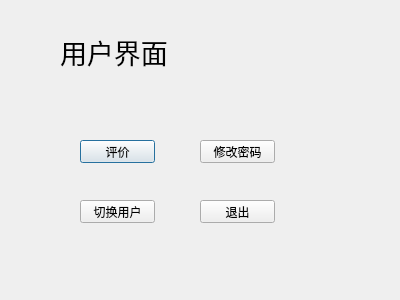
<?xml version="1.0" encoding="UTF-8"?>
<ui version="4.0">
 <class>user</class>
 <widget class="QDialog" name="user">
  <property name="geometry">
   <rect>
    <x>0</x>
    <y>0</y>
    <width>400</width>
    <height>300</height>
   </rect>
  </property>
  <property name="windowTitle">
   <string>Dialog</string>
  </property>
  <widget class="QLabel" name="label">
   <property name="geometry">
    <rect>
     <x>60</x>
     <y>31</y>
     <width>181</width>
     <height>41</height>
    </rect>
   </property>
   <property name="font">
    <font>
     <family>楷体</family>
     <pointsize>20</pointsize>
    </font>
   </property>
   <property name="text">
    <string>用户界面</string>
   </property>
  </widget>
  <widget class="QLabel" name="label_2">
   <property name="geometry">
    <rect>
     <x>50</x>
     <y>130</y>
     <width>54</width>
     <height>12</height>
    </rect>
   </property>
   <property name="text">
    <string/>
   </property>
  </widget>
  <widget class="QPushButton" name="pushButton">
   <property name="geometry">
    <rect>
     <x>80</x>
     <y>140</y>
     <width>75</width>
     <height>23</height>
    </rect>
   </property>
   <property name="text">
    <string>评价</string>
   </property>
  </widget>
  <widget class="QPushButton" name="pushButton_2">
   <property name="geometry">
    <rect>
     <x>200</x>
     <y>140</y>
     <width>75</width>
     <height>23</height>
    </rect>
   </property>
   <property name="text">
    <string>修改密码</string>
   </property>
  </widget>
  <widget class="QPushButton" name="pushButton_3">
   <property name="geometry">
    <rect>
     <x>200</x>
     <y>200</y>
     <width>75</width>
     <height>23</height>
    </rect>
   </property>
   <property name="text">
    <string>退出</string>
   </property>
  </widget>
  <widget class="QPushButton" name="pushButton_4">
   <property name="geometry">
    <rect>
     <x>80</x>
     <y>200</y>
     <width>75</width>
     <height>23</height>
    </rect>
   </property>
   <property name="text">
    <string>切换用户</string>
   </property>
  </widget>
 </widget>
 <resources/>
 <connections/>
</ui>
